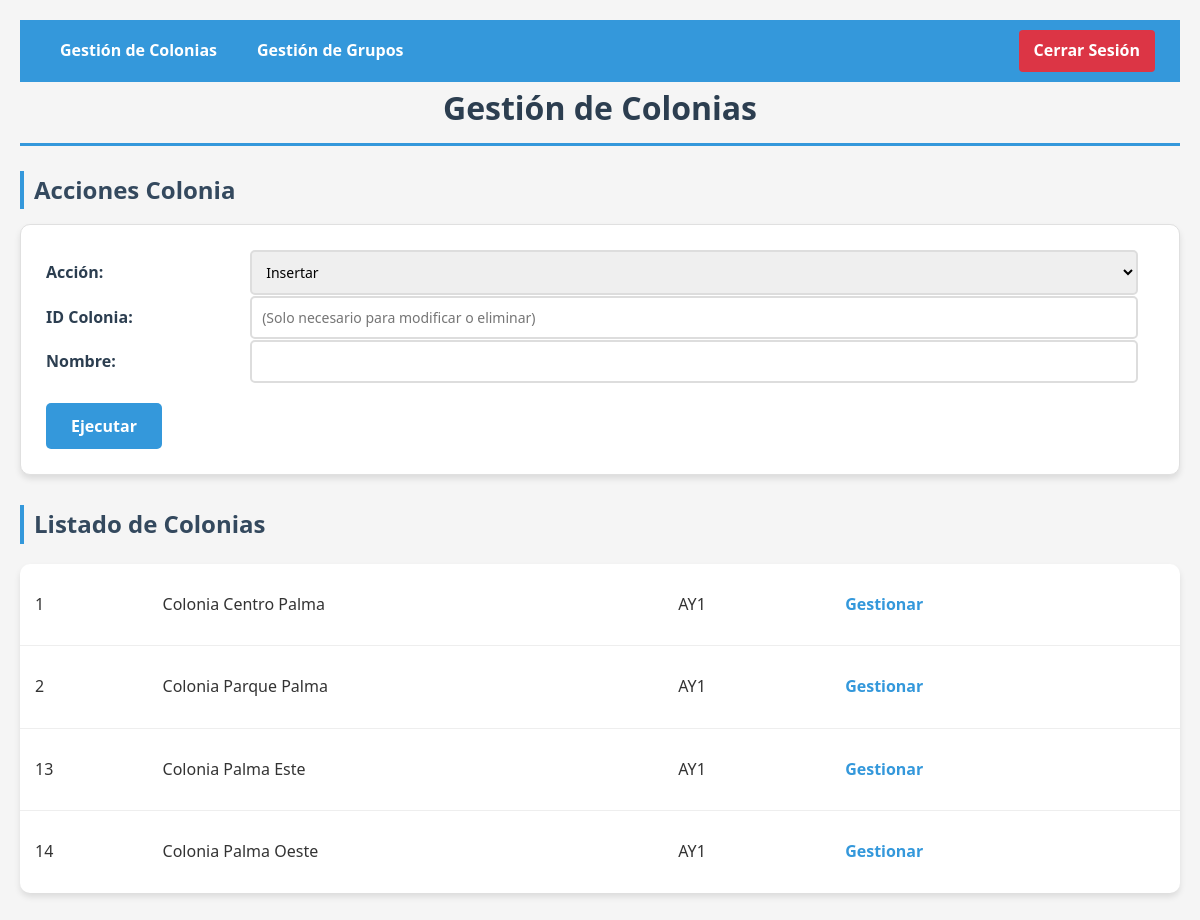
Screenshot of /BD241660307Q/colonias.php (signed in) with the database file from the repository.
### tables this page shows
CREATE TABLE Colonia(
    idColonia INT AUTO_INCREMENT PRIMARY KEY,
    nombre VARCHAR(50) UNIQUE NOT NULL,
    codiAyuntamiento VARCHAR(10) NOT NULL,
    CONSTRAINT fk_colonia_ayuntamiento FOREIGN KEY (codiAyuntamiento) REFERENCES Ayuntamiento(codiAyuntamiento) ON DELETE CASCADE
);

### BD241660307Q/colonias.php (the view, shortened to what this page needs)
<!DOCTYPE html>
<html lang="es">
<head>
    <link rel="stylesheet" href="../css/ayuntamiento.css">
</head>
<body>
    <header>
        <div class="header-container">
            <nav class="navbar">
                <a href="colonias.php">Gestión de Colonias</a>
                <a href="grupos_ayuntamiento.php">Gestión de Grupos</a>
                <div class="logout-container">
                    <a href="../index.php" class="logout-btn">Cerrar Sesión</a>
                </div>
            </nav>
        </div>
    </header>
    <h1>Gestión de Colonias</h1>
    <h2>Acciones Colonia</h2>
    <form method="post" action="accion_colonia.php">
        <label>Acción:</label>
        <select name="accion" required>
            <option value="insertar">Insertar</option>
        </select>
        <br>
        <label>ID Colonia:</label>
        <input type="number" name="idColonia" placeholder="(Solo necesario para modificar o eliminar)"><br>
        <label>Nombre:</label>
        <input type="text" name="nombre" maxlength="50"><br>
        <input type="submit" value="Ejecutar">
    </form>
    <h2>Listado de Colonias</h2>
    <?php
    include "../conexionBD.php";
    $codiAy = $_SESSION["usuario"];
    $consulta = "SELECT idColonia, nombre, codiAyuntamiento FROM Colonia WHERE codiAyuntamiento = '$codiAy'";
    $resultado = mysqli_query($con, $consulta);
    echo "<table>";
    while ($fila = mysqli_fetch_array($resultado)) {
    ?>
        <tr>
            <td><?php echo $fila['idColonia']; ?></td>
            <td><?php echo $fila['nombre']; ?></td>
            <td><?php echo $fila['codiAyuntamiento']; ?></td>
            <td><a href="gatos.php?id=<?php echo $fila["idColonia"]; ?>">Gestionar</a></td>
        </tr> <?php
            }
            echo "</table>";
                ?>
</body>
</html>

### css/ayuntamiento.css (style rules this page uses)
* { margin: 0; padding: 0; box-sizing: border-box; font-family: 'Segoe UI', Tahoma, Geneva, Verdana, sans-serif; }
body { background-color: #f5f5f5; color: #333; line-height: 1.6; padding: 20px; max-width: 1200px; margin: 0 auto; }
h1 { color: #2c3e50; margin-bottom: 20px; padding-bottom: 10px; border-bottom: 3px solid #3498db; text-align: center; }
h2 { color: #34495e; margin: 25px 0 15px 0; padding-left: 10px; border-left: 4px solid #3498db; }
form { background-color: white; padding: 25px; border-radius: 10px; box-shadow: 0 4px 6px rgba(0, 0, 0, 0.1); margin-bottom: 30px; border: 1px solid #e0e0e0; }
form label { display: inline-block; width: 200px; margin: 10px 0 5px 0; font-weight: 600; color: #2c3e50; }
form input[type="text"], form input[type="number"], form select { width: calc(100% - 220px); padding: 10px; border: 2px solid #ddd; border-radius: 5px; font-size: 14px; transition: border-color 0.3s; }
form input[type="submit"] { background-color: #3498db; color: white; border: none; padding: 12px 25px; font-size: 16px; border-radius: 5px; cursor: pointer; margin-top: 20px; transition: background-color 0.3s; font-weight: 600; }
table { width: 100%; border-collapse: collapse; margin: 20px 0; background-color: white; border-radius: 10px; overflow: hidden; box-shadow: 0 4px 6px rgba(0, 0, 0, 0.1); }
td { padding: 15px; border-bottom: 1px solid #eee; }
tr:last-child td { border-bottom: none; }
a { color: #3498db; text-decoration: none; font-weight: 600; padding: 8px 15px; border-radius: 5px; transition: all 0.3s; display: inline-block; margin: 5px 0; }
.header-container { background-color: #3498db; padding: 10px 20px; }
.navbar { display: flex; justify-content: space-between; align-items: center; }
.navbar a { color: white; text-decoration: none; padding: 8px 15px; margin: 0 5px; border-radius: 4px; transition: background-color 0.3s; }
.logout-container { margin-left: auto; }
.logout-btn { background-color: #dc3545; color: white !important; border: none; cursor: pointer; }

### rows the page displays
colonia: idColonia "1", nombre "Colonia Centro Palma", codiAyuntamiento "AY1"
colonia: idColonia "2", nombre "Colonia Parque Palma", codiAyuntamiento "AY1"
colonia: idColonia "13", nombre "Colonia Palma Este", codiAyuntamiento "AY1"
colonia: idColonia "14", nombre "Colonia Palma Oeste", codiAyuntamiento "AY1"
